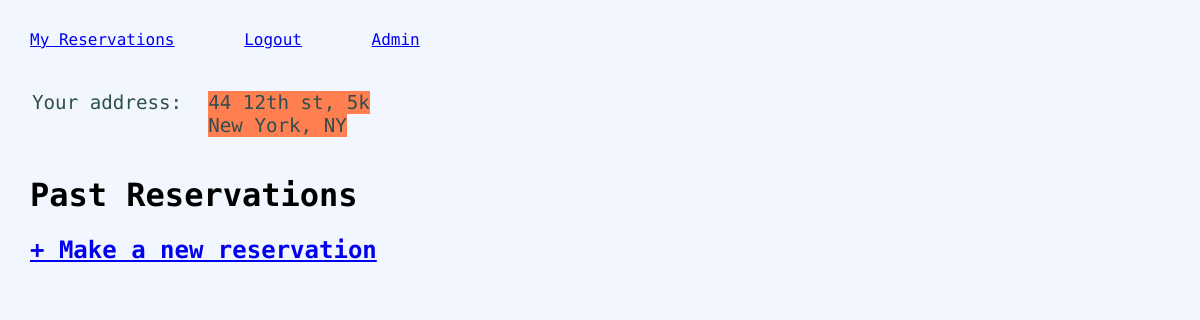
/reservations/past_res (signed in), run on an earlier commit of the app's database.
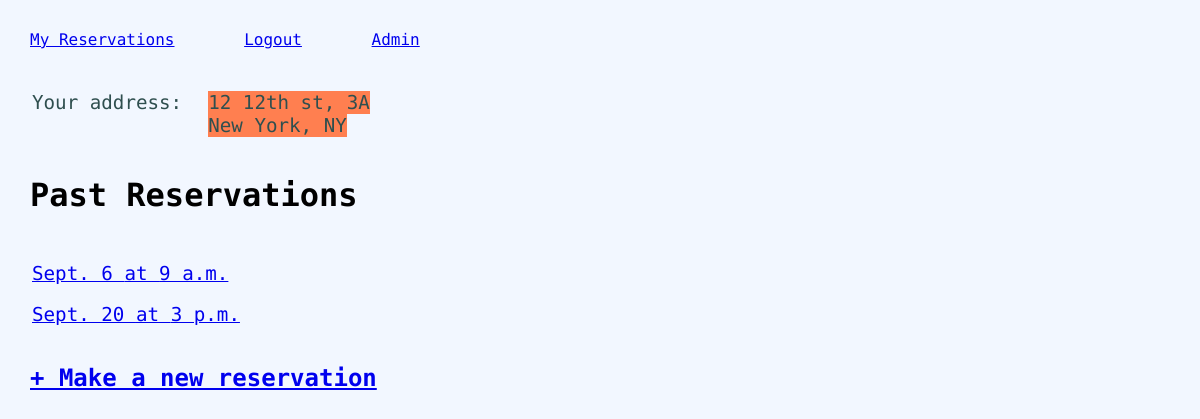
And on a later commit of the database.
### reservations/models.py (models this page shows, shortened)
class Address(models.Model):
    user = models.ForeignKey(USER_MODEL, related_name=("addresses"), on_delete=models.CASCADE)
    building_num = models.SmallIntegerField()
    street = models.CharField(max_length=100)
    apt_num = models.CharField(max_length=20)
    def __str__(self):
        return f'{self.building_num} {self.street}, {self.apt_num}'

class Reservation(models.Model):
    user = models.ForeignKey(USER_MODEL, related_name=("reservations"), on_delete=models.CASCADE)
    reserved_on = models.DateTimeField(auto_now_add=True)
    service_date_time = models.DateTimeField(null=True, blank=True)
    cleaner = models.ForeignKey("Cleaner",related_name="reservations",on_delete=models.CASCADE, null=True, blank=True)
    address = models.ForeignKey("Address",related_name="reservations",on_delete=models.CASCADE, null=True)

### reservations/views.py (the view)
# urls.py: path("past_res", PastReservationListView, name="past"),
@login_required
def PastReservationListView(request):
    enddate = datetime.today()
    startdate = enddate - timedelta(days=365)
    if request.method == "GET":
        print(request.GET)
    context = {"reservations": Reservation.objects.filter(user=request.user, service_date_time__range=[startdate,enddate]),
    "address": Address.objects.filter(user=request.user).last()
    }
    return render(request, "reservations/past.html", context)

### reservations/templates/reservations/past.html
{% extends "base.html" %}
{% block content %}
    <main>
        <div class="wrapper-address">
            {% if address %}
            <table class="table-address">
                <tr>
                    <td>Your address:</td>
                    <td><span class="address-update">{{ address }}<br> New York, NY</span></td>
                    <td><a class="button" href="{% url 'add_address' %}">Update Address</a></td>
                </tr>
            </table>
        </div>
        <h1>Past Reservations</h1>
        {% if reservations %}
        <table>
            {% for reservation in reservations|dictsort:"service_date_time" %}
            <tr class="wrapper-address">
                <td><a href="{% url 'detail' reservation.pk %}">{{ reservation.service_date_time|date:"N j" }} at {{ reservation.service_date_time|date:"g a" }}</a></td>
            </tr>
            {% endfor %}
        </table>
        {% endif %}
        <h2><a href="{% url 'new_date_pick' %}">+ Make a new reservation</a><h2>
        {% else %}
        <h2><a href="{% url 'add_address' %}">+ Add home address</a><h2>
        {% endif %}
    </main>
{% endblock content %}

What changed in the data, as far as the page shows it:
removed Address: building_num+street+apt_num "44 12th st, 5k"
added Address: building_num+street+apt_num "12 12th st, 3A"
now on this page (row edited): Reservation: service_date_time "Sept. 6", service_date_time "9 a.m."
added Reservation: service_date_time "Sept. 20", service_date_time "3 p.m."
